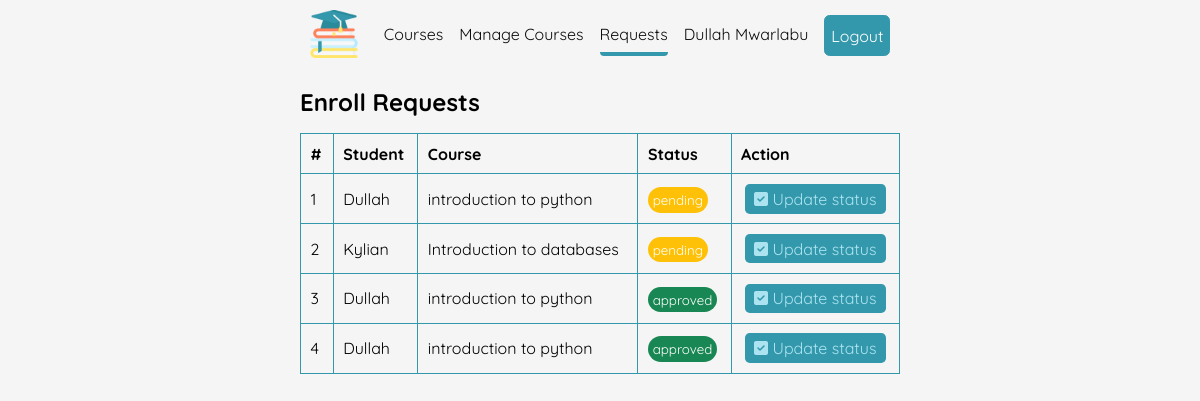
The page /enrollment-requests-list/ (signed in) on the database as committed earlier.
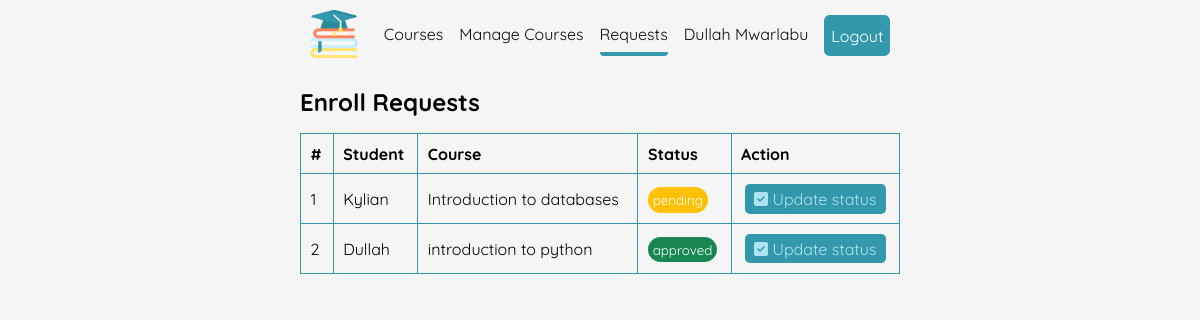
The same page on the database as committed later.
### enrollment_request/models.py (models this page shows, shortened)
class EnrollmentReques(models.Model):
  STATUS_CHOICES = [
    ('pending', 'pending'),
    ('approved', 'approved'),
    ('rejected', 'rejected'),
  ]
  student = models.ForeignKey(Student, on_delete=models.CASCADE)
  course = models.ForeignKey(Course, on_delete=models.CASCADE)
  status = models.CharField(max_length=10, choices=STATUS_CHOICES, default='pending')
  requested_at = models.DateTimeField(auto_now_add=True)
  updated_at = models.DateTimeField(auto_now=True)

class Student(models.Model):
  user = models.OneToOneField(settings.AUTH_USER_MODEL, on_delete=models.CASCADE)
  profile_image = models.ImageField(upload_to='user_images/', blank=True, null=True)
  created_at =  models.DateTimeField(auto_now_add=True)
  updated_at = models.DateTimeField(auto_now=True)

class Course(models.Model):
  name = models.CharField(max_length=100)
  description = models.TextField(blank=True, null=True)
  deadline = models.DateTimeField()
  image = models.ImageField(upload_to='course_images/', blank=True, null=True)
  created_at = models.DateTimeField(auto_now_add=True)
  updated_at = models.DateTimeField(auto_now=True)
  def __str__(self):
    return self.name

### enrollment_request/views.py (the view)
# urls.py: path('enrollment-requests-list/', views.enroll_request_list, name="enroll_request_list"),
@staff_member_required
def enroll_request_list(request):
  enroll_requests = EnrollmentReques.objects.all()
  return render(request, "enrollment_request/enroll_request/request_list.html", {'enroll_requests':enroll_requests, 'section':'enroll_request'})

### enrollment_request/templates/enrollment_request/enroll_request/request_list.html (shortened to what this page needs)
{% extends "enrollment_request/base.html" %}
{% block content %}
  <main class="staff-enroll_request-list">
    <section class="dynamic-width">
      <div class="flexbox">
        <h1 class="mtb-1">Enroll Requests </h1>
      </div>
      <div class="table-container">
        <table>
          <thead>
            <tr>
              <th>#</th>
              <th>Student</th>
              <th>Course</th>
              <th>Status</th>
              <th>Action</th>
            </tr>
          </thead>
          <tbody>
            {% for enroll_request in enroll_requests %}
            <tr>
              <td> {{ forloop.counter }} </td>
              <td> {{ enroll_request.student.user.first_name }} </td>
              <td> {{ enroll_request.course }} </td>
              <td>
                <div class="badge-container {{ enroll_request.status }}">
                  <div class="badge">
                    <small>{{ enroll_request.status }}</small>
                  </div>
                </div>
              </td>
              <td>
                <div class="action-icons">
                  <a href="{% url 'enroll_request:enroll_request_details' enroll_request.id %}" class="details">
                    <i class="fa-solid fa-square-check"></i>
                    Update status
                  </a>
                </div>
              </td>
            </tr>
            {% endfor %}
          </tbody>
        </table>
      </div>
    </section>
  </main>
{% endblock %}

### enrollment_request/templates/enrollment_request/base.html (shortened to what this page needs)
{% load static %}
<!DOCTYPE html>
<html lang="en">
<head>
  <link rel="stylesheet" href="{% static 'assets/styles/style.css' %}">
  <link rel="stylesheet" href="https://cdnjs.cloudflare.com/ajax/libs/bootstrap-icons/1.11.1/font/bootstrap-icons.min.css">
  <link rel="stylesheet" href="https://cdnjs.cloudflare.com/ajax/libs/font-awesome/6.4.2/css/all.min.css">
</head>
<header>
  <div class="inner-header dynamic-width">
    <div class="logo">
      <img src="{% static 'assets/images/logo/education.png' %}" alt="logo">
    </div>
    <nav>
      <ul class="nav-links">
        {% if not request.user.is_authenticated %}
        <li>
          <a href="{% url 'enroll_request:landing_page' %}"
          class="nav-link {% if section == 'home' %} active-link {% endif %}">Home</a>
        </li>
        <li>
          <a href="{% url 'enroll_request:course_list' %}"
          class="nav-link {% if section == 'courses'%} active-link {% endif %}">
          Courses</a>
        </li>
        <li>
          <a href="{% url 'user_account:login' %}" class="btn btn-brand">Login</a>
        </li>
        {% elif request.user.is_authenticated %}
        <li>
          <a href="{% url 'enroll_request:course_list' %}"
          class="nav-link {% if section == 'courses'%} active-link {% endif %}">
          Courses</a>
        </li>
        <li>
          <a href="{% url 'enroll_request:staff_course_list' %}"
          class="nav-link {% if section == 'manage_course'%} active-link {% endif %}">
          Manage Courses</a>
        </li>
        <li>
          <a href="{% url 'enroll_request:enroll_request_list' %}"
          class="nav-link {% if section == 'enroll_request'%} active-link {% endif %}">Requests</a>
        </li>
         <li>
          <a href="#" class="nav-link">
            {{ request.user.first_name }}
            {{ request.user.last_name }}
          </a>
        </li>
        <li>
          <a href="{% url 'user_account:logout' %}" class="btn btn-brand">Logout</a>
        </li>
        {% endif %}
      </ul>
    </nav>
  </div>
</header>
<body>
  {% block content %}
  {% endblock %}
</body>
</html>

### enrollment_request/static/assets/styles/style.css (style rules this page uses)
header .inner-header { display: flex; align-items: center; justify-content: space-between; padding: .6rem; margin: auto; }
header .inner-header .logo img { width: 2.25rem; height: auto; }
@media screen and (min-width: 30em) { header .inner-header .logo img { width: 3rem; height: auto; } }
header .inner-header nav .nav-links { display: flex; align-items: center; justify-content: space-between; gap: 1rem; }
header .inner-header nav .nav-link:not(.btn-brand) { display: block; text-decoration: none; color: var(--black); padding: .5rem 0; transition: all .3 ease; border-bottom: 4px solid var(--white); border-radius: .25rem; }
header .inner-header nav .active-link { border-bottom: 4px solid var(--brand-color) !important; }
table .action-icons { display: flex; align-items: center; justify-content: space-around; }
table .action-icons a { display: block; text-decoration: none; color: black; background-color: gray; padding: .3rem .6rem; border-radius: .3rem; }
table .action-icons .details { background-color: var(--brand-color); color: var(--brand-color-light); }

### enrollment_request/static/assets/styles/components.css (style rules this page uses)
.btn { display: inline-block; font-family: inherit; font-weight: inherit; font-size: 1rem; padding: 0.6rem 0.375rem; text-align: center; text-decoration: none; vertical-align: middle; text-align: center; cursor: pointer; border: 1px solid grey; transition: color 0.15s ease-in-out, background-color 0.15s ease-in-out, border-color 0.15s ease-in-out, box-shadow 0.15s ease-in-out; border-radius: .35rem; }
.btn-brand { background-color: var(--brand-color); color: white !important; border: 1px solid var(--brand-color); }
table { width: 100%; }
table, th, td { border: 1px solid var(--brand-color); border-collapse: collapse; padding: .6rem; text-align: left; }
table tr { width: 100%; }
.badge small { background-color: var(--warning); color: white; padding: .3rem; font-weight: 400; border-radius: 50rem; }
.pending .badge small { background-color: var(--warning); }
.approved .badge small { background-color: var(--success); }

Rows that differ between the two databases and show on the page:
removed EnrollmentReques: student.user.first_name "Dullah", course "introduction to python", status "pending"
removed EnrollmentReques: student.user.first_name "Dullah", course "introduction to python", status "approved"
